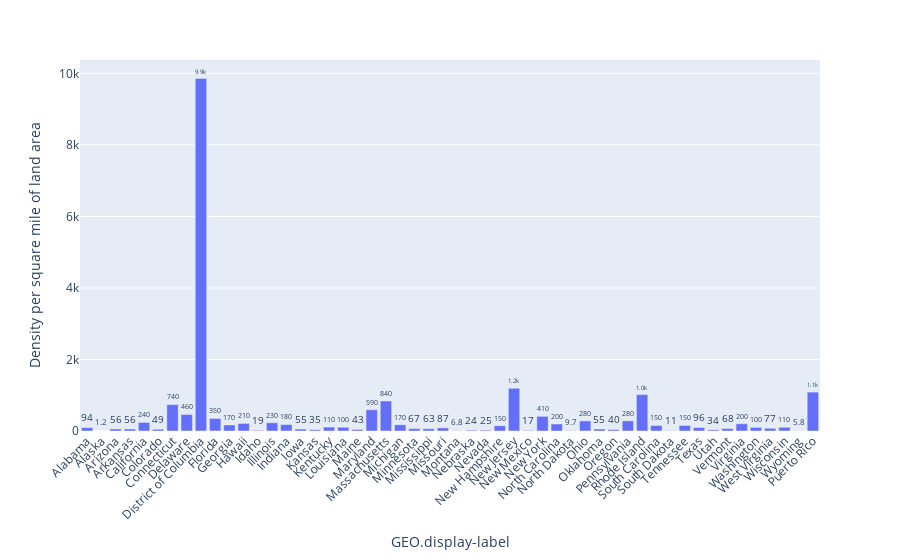

Notebook cell for this chart:
### Markdown cell above
## Task 2:
Produce at least three types of charts using plotly or other packages using data from assignment 2

### Code cell
fig = px.bar(data, x='GEO.display-label', y='Density per square mile of land area', text_auto='.2s')
fig.update_traces(textfont_size=12, textangle=0, textposition="outside", cliponaxis=False)
fig.update_layout(xaxis_tickangle=-45)
fig.show()

### Figure 1 — Plotly figure (JSON) as saved in the notebook; plotly's stock layout.template omitted (floating-point values rounded to 4 significant figures)
{"data": [{"alignmentgroup": "True", "cliponaxis": false, "hovertemplate": "GEO.display-label=%{x}<br>Density per square mile of land area=%{y}<extra></extra>", "legendgroup": "", "marker": {"color": "#636efa", "pattern": {"shape": ""}}, "name": "", "offsetgroup": "", "orientation": "v", "showlegend": false, "textangle": 0, "textfont": {"size": 12}, "textposition": "outside", "texttemplate": "%{y:.2s}", "type": "bar", "x": ["Alabama", "Alaska", "Arizona", "Arkansas", "California", "Colorado", "Connecticut", "Delaware", "District of Columbia", "Florida", "Georgia", "Hawaii", "Idaho", "Illinois", "Indiana", "Iowa", "Kansas", "Kentucky", "Louisiana", "Maine", "Maryland", "Massachusetts", "Michigan", "Minnesota", "Mississippi", "Missouri", "Montana", "Nebraska", "Nevada", "New Hampshire", "New Jersey", "New Mexico", "New York", "North Carolina", "North Dakota", "Ohio", "Oklahoma", "Oregon", "Pennsylvania", "Rhode Island", "South Carolina", "South Dakota", "Tennessee", "Texas", "Utah", "Vermont", "Virginia", "Washington", "West Virginia", "Wisconsin", "Wyoming", "Puerto Rico"], "xaxis": "x", "y": [94.4, 1.2, 56.3, 56, 239.1, 48.5, 738.1, 460.8, 9856.0, 350.6, 168.4, 211.8, 19, 231.1, 181, 54.5, 34.9, 109.9, 104.9, 43.1, 594.8, 839.4, 174.8, 66.6, 63.2, 87.1, 6.8, 23.8, 24.6, 147, 1196.0, 17, 411.2, 196.1, 9.7, 282.3, 54.7, 39.9, 283.9, 1018.0, 153.9, 10.7, 153.9, 96.3, 33.6, 67.9, 202.6, 101.2, 77.1, 105, 5.8, 1088.0], "yaxis": "y"}], "layout": {"barmode": "relative", "legend": {"tracegroupgap": 0}, "margin": {"t": 60}, "xaxis": {"anchor": "y", "domain": [0, 1], "tickangle": -45, "title": {"text": "GEO.display-label"}}, "yaxis": {"anchor": "x", "domain": [0, 1], "title": {"text": "Density per square mile of land area"}}}}
